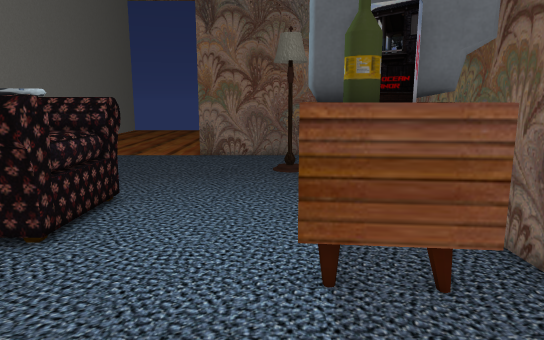
View 1 (above)

16 first-person views from a walk through a 3-D level made in the Unity game engine. The camera is 1.5 m above the floor, tilts 10° down and sees 70° across. The floor is counted in squares, 0.5 m on a side. Each view is taken from the middle of a square. On the plan, view 1 faces up. The plan holds only what a view shows up to about 20 squares ahead; the rest is blank. The place goes on beyond the plan. The player is left out.

View 2
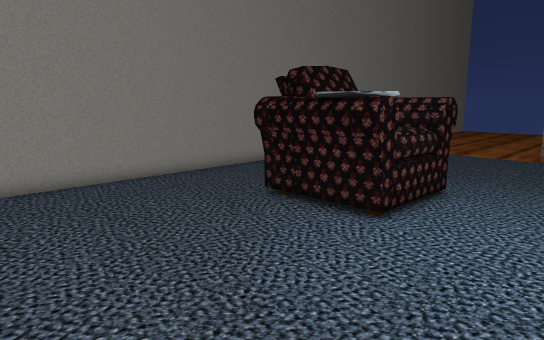

View 3
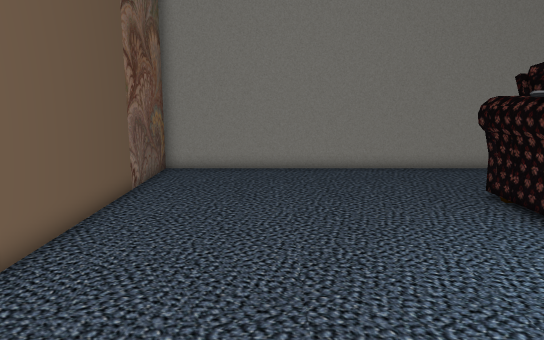

View 4
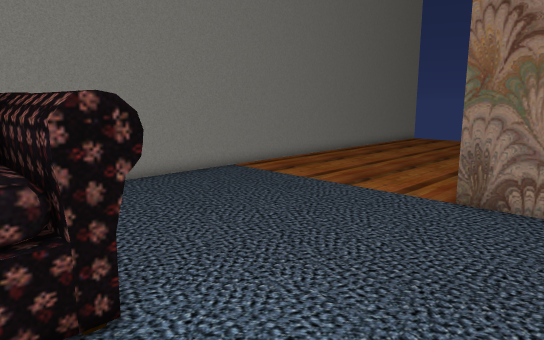

View 5
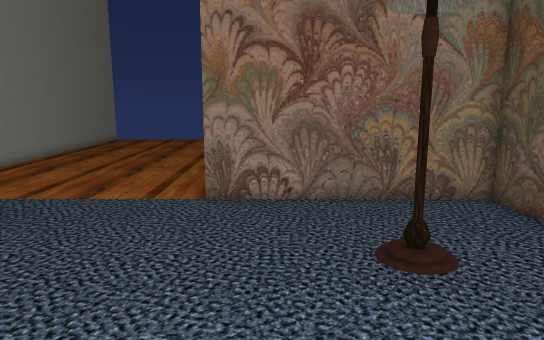

View 6
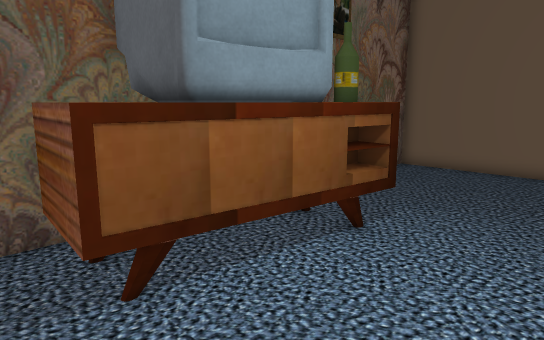

View 7
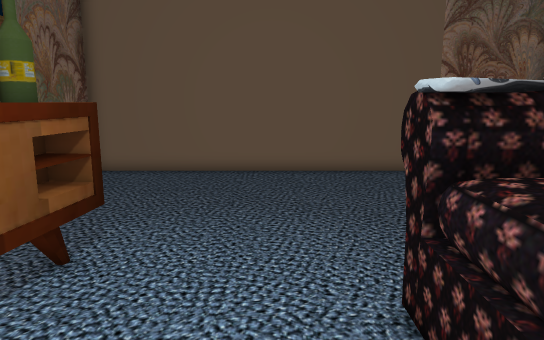

View 8
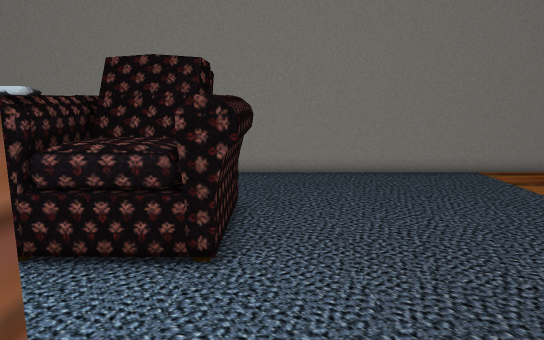

View 9
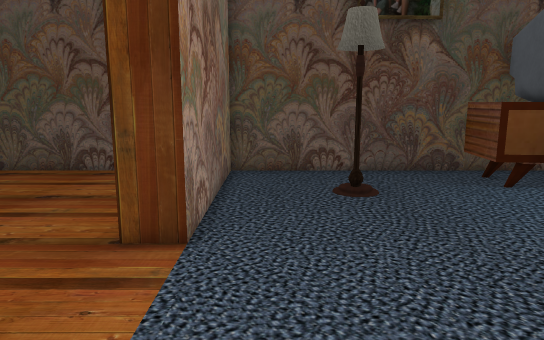

View 10
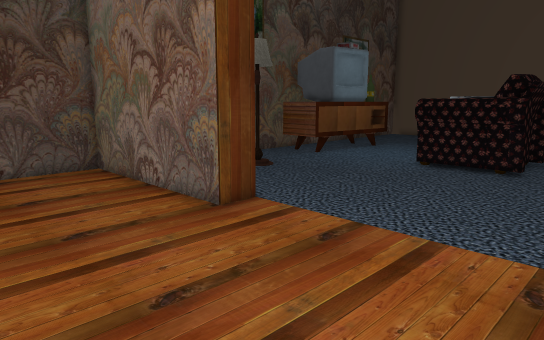

View 11
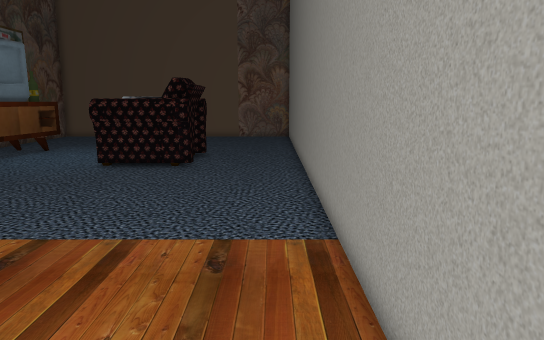

View 12
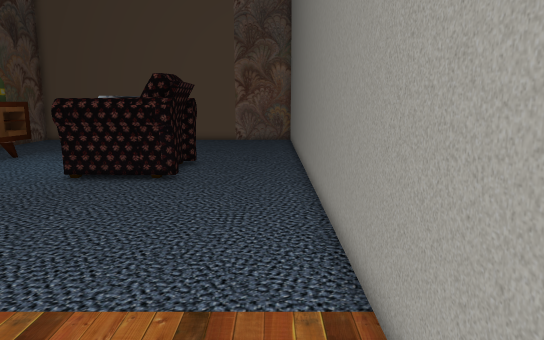

View 13
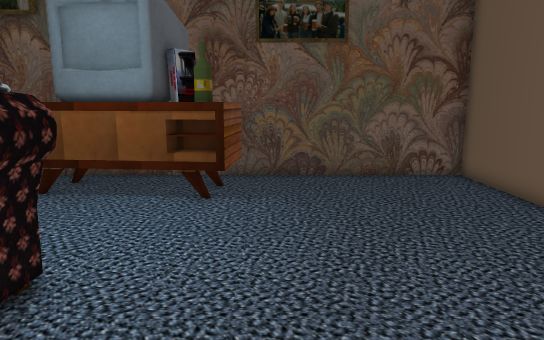

View 14
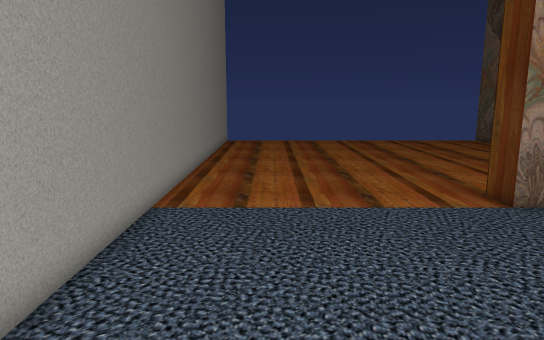

View 15
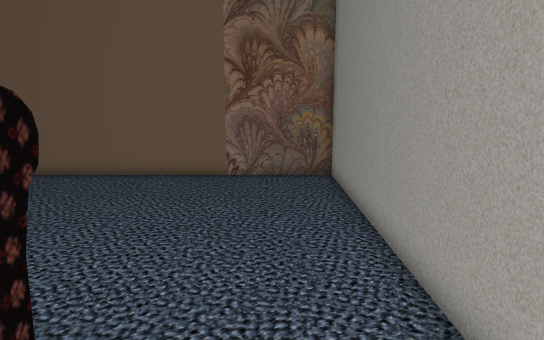

View 16
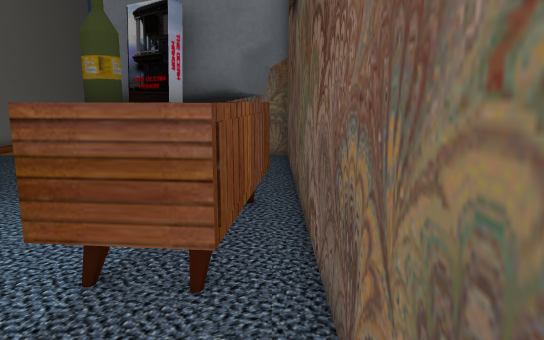

### Floor plan
Key: @ floor where view 1 was taken; # wall or solid block; . floor; O other object.
Columns run from 14 left of view 1 to 5 right of it. Each row starts with its distance up from view 1.
 30 #.............  ...#
 29 #..................#
 28 #..................#
 27 #..................#
 26 #..................#
 25 #..................#
 24 #..................#
 23 #.........##########
 22 #.........##########
 21 #..................#
 20 #..................#
 19 #..................#
 18 #..................#
 17 #............. #...#
 16 #..................#
 15 #..................#
 14 #..................#
 13 #....     .........#
 12 #....OOOOO.....#OO##
 11 #....OOOOO.....OOO##
 10 #....OOOOO.....# O#
  9 #....OOOOO.....O  #
  8 #....OOOO#.....O O##
  7 #....OO#OO.... OOO #
  6 #.............OOOO.#
  5 #..............###.#
  4 #..................#
  3 #..................#
  2 #..................#
  1 #..................#
  0 #.............@....#
 -1 #..................#
 -2 #..................#
 -3 #..................#
 -4 ####################

Positions as (right, up) in squares from view 1, and headings:
1: (0, 0), facing up
2: (0, -1), facing up-left
3: (3, 1), facing left
4: (0, 10), facing up-left
5: (-2, 10), facing up
6: (-4, 14), facing down-right
7: (-3, 13), facing down
8: (2, 13), facing left
9: (-12, 20), facing right
10: (-13, 30), facing down-right
11: (-13, 30), facing down
12: (-13, 27), facing down
13: (-11, 4), facing right
14: (-11, 11), facing up
15: (-12, 12), facing down
16: (4, 0), facing up
